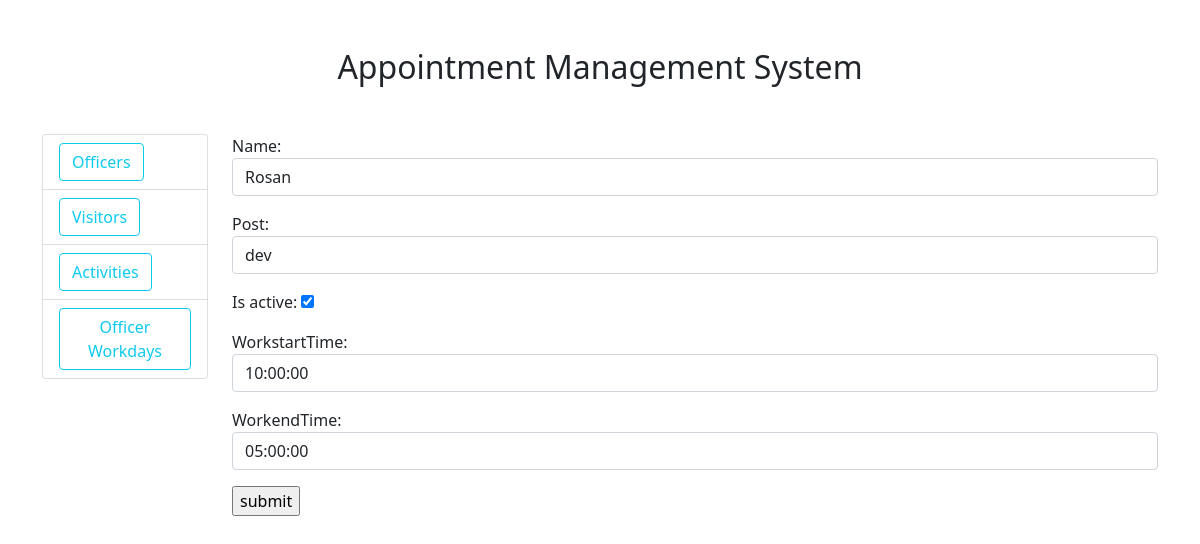
The page /officer/update-officer/17/ on the database as committed earlier.
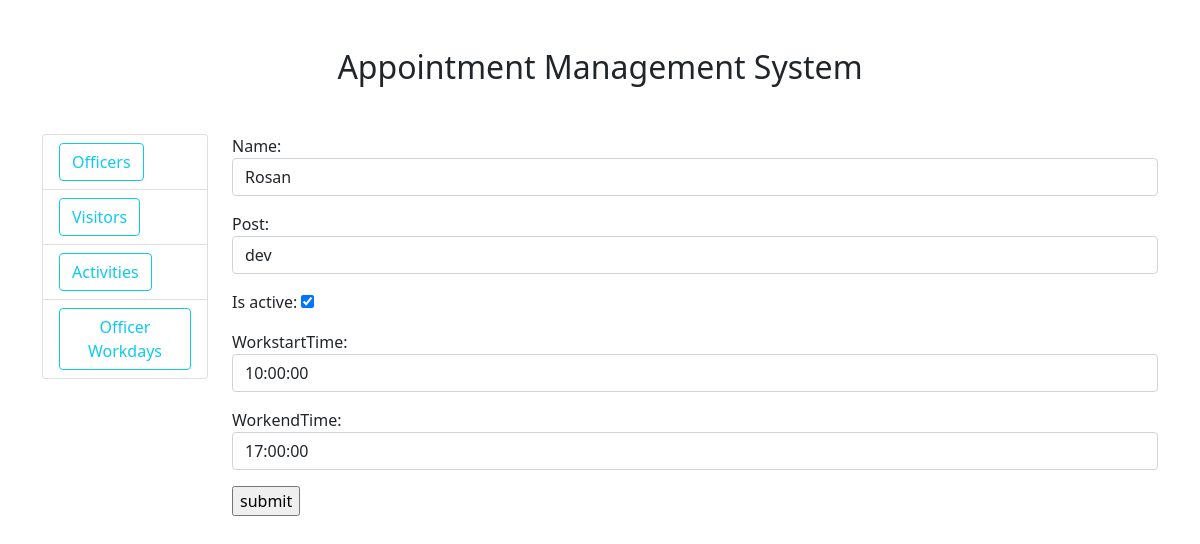
The same page on the database as committed later.
### officer/models.py (models this page shows, shortened)
class Officer(models.Model):
	name =	models.CharField(max_length=50)
	post =	models.CharField(max_length=50)
	is_active =	models.BooleanField(default=True)
	workstartTime =	models.TimeField()
	workendTime =	models.TimeField()

### officer/views.py (the view)
# urls.py: path('update-officer/<str:id>/',views.updateofficer,name="update-officer"),
def updateofficer(request,id):
	officer = Officer.objects.get(id=id)
	form = OfficerForm(instance=officer)
	content = {'form': form}
	if request.method == 'POST':
		form = OfficerForm(request.POST,instance=officer)
		if form.is_valid():
			form.save()
			return redirect('updateworkdays',id)
	return render(request,'officer/createofficer.html',content)

### officer/forms.py
class OfficerForm(ModelForm):
	class Meta:
		model = Officer
		exclude = ['available_time']
		widgets = {
			'name': forms.TextInput(attrs={'class':'form-control'}),
			'post': forms.TextInput(attrs={'class':'form-control'}),
			'workstartTime': forms.TimeInput(attrs={'class':'form-control','placeholder':'12:00:00 am'}),
			'workendTime': forms.TimeInput(attrs={'class':'form-control','placeholder':'12:00:00 am'}),
		}

### Templates/officer/createofficer.html (shortened to what this page needs)
{% extends 'home.html' %}
{% block content %}
<div>
	<form method="POST" action="">
		{{form.as_p}}
		<input type="submit" value="submit"/>
	</form>
</div>
{%endblock%}

Rows that differ between the two databases and show on the page:
changed Officer "Rosan": workendTime "05:00:00" → "17:00:00"
